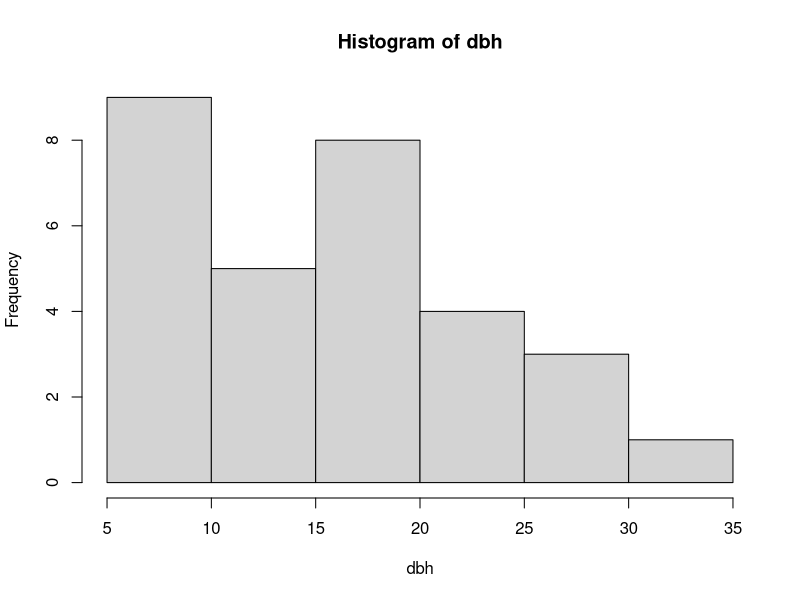
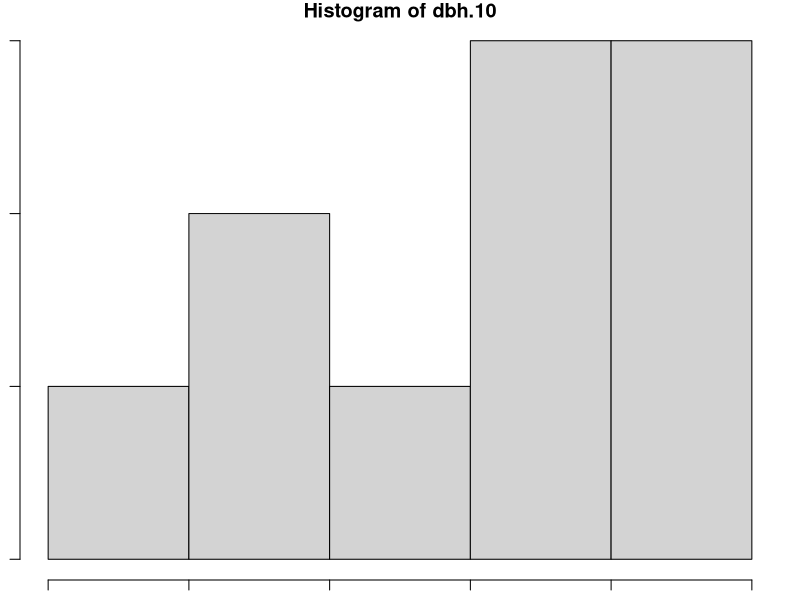
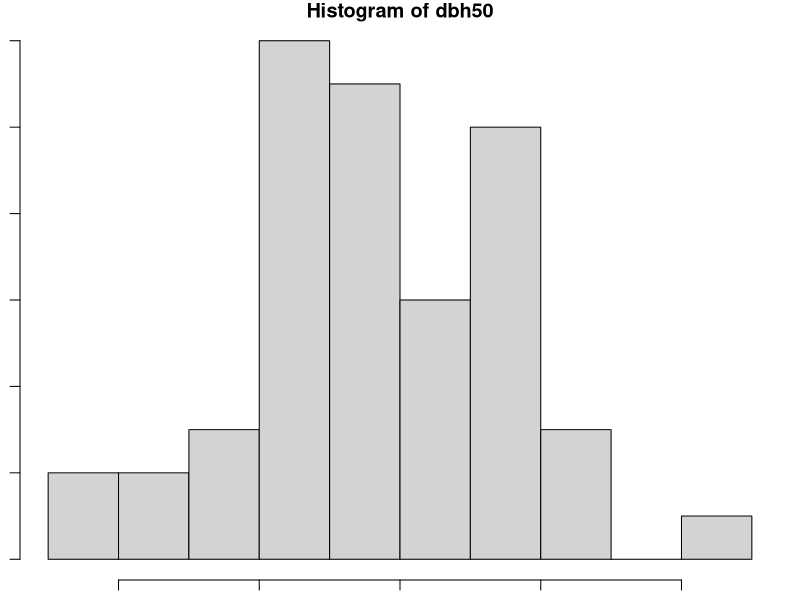
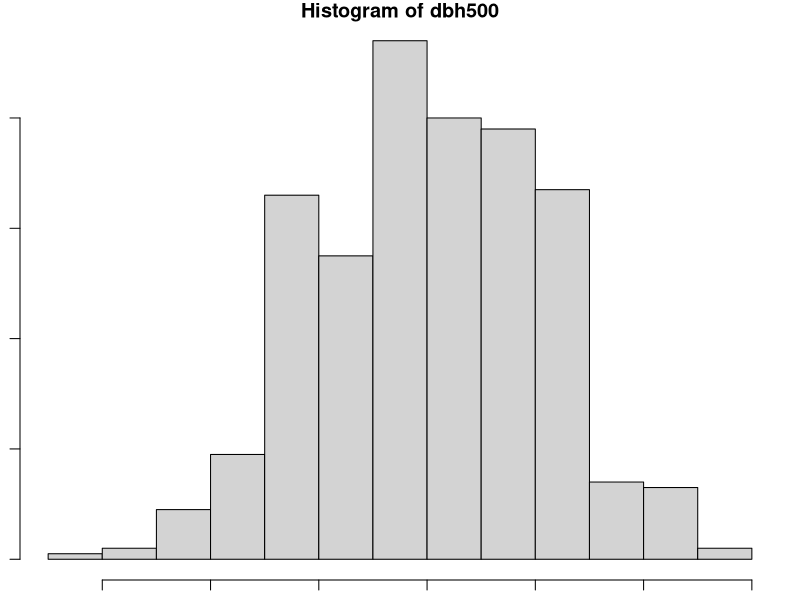
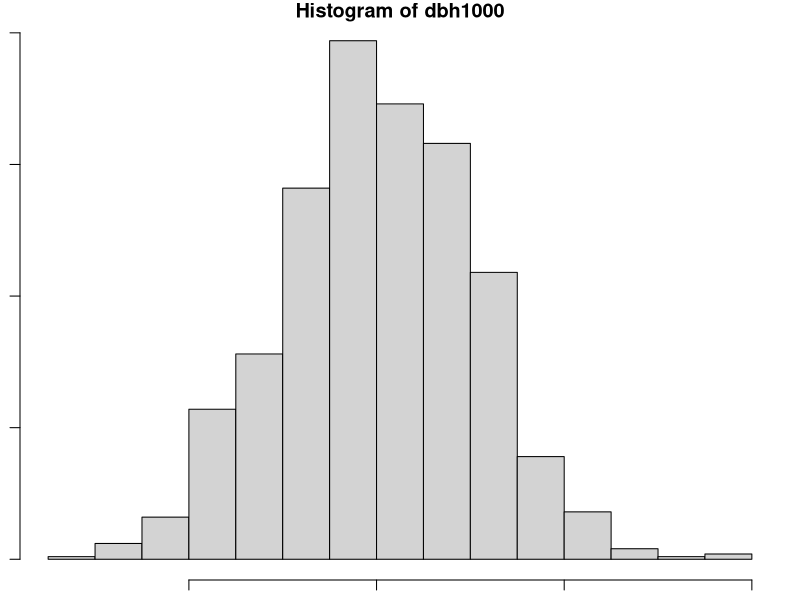

Generate these figures, in order, with R:
#Jesús Alberto Cuéllar Loera
#06/Agosto/2019
#Clase 1

dbh <- c(16.5, 25.3, 22.1, 17.2, 16.1, 8.1, 34.3, 5.4, 5.7, 11.2, 24.1, 
         14.5, 7.7, 15.6, 15.9, 10, 17.5, 20.5, 7.8, 27.3, 9.7, 6.5, 
         23.4, 8.2, 28.5, 10.4, 11.5, 14.3, 17.2, 16.8)

length(dbh)

sum(dbh)/length(dbh)
mean(dbh)
range(dbh)

stem(dbh)
hist(dbh)

moda=function(x)
{
  #Función que encuentra la moda de un vector x
  m1 <- sort(table(x),decreasing=T)
  moda <- names(m1[m1==m1[1]])
  moda <- as.numeric(moda)
  return(moda)
}

moda(dbh)

quantile(dbh, 0.25)
quantile(dbh, 0.5)
quantile(dbh, 0.75)
fivenum(dbh)

100*(sd(dbh) / mean(dbh))

par(mar=c(1,1,1,1))
set.seed(10)
dbh.10 <- rnorm(10)
hist(dbh.10)
dbh50 <- rnorm(50)
hist(dbh50)
dbh500 <- rnorm(500)
hist(dbh500)
dbh1000 <- rnorm(1000)
hist(dbh1000)